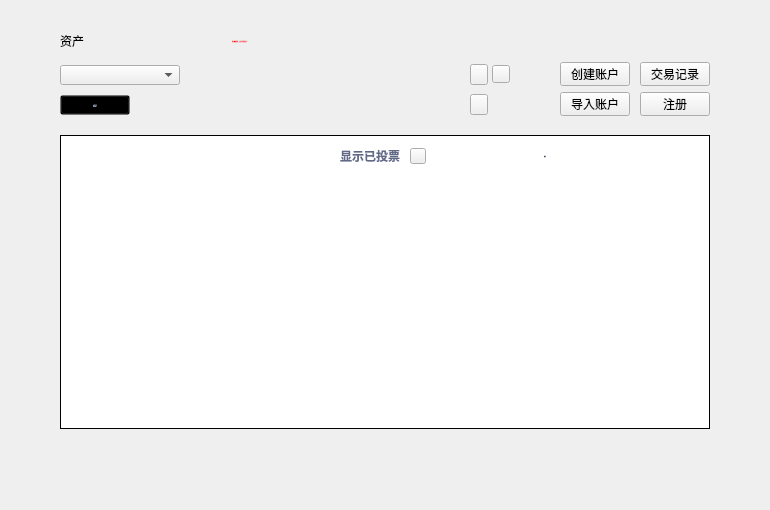
<?xml version="1.0" encoding="UTF-8"?>
<ui version="4.0">
 <class>MainPage</class>
 <widget class="QWidget" name="MainPage">
  <property name="geometry">
   <rect>
    <x>0</x>
    <y>0</y>
    <width>770</width>
    <height>510</height>
   </rect>
  </property>
  <property name="font">
   <font>
    <family>Microsoft YaHei UI Light</family>
    <weight>75</weight>
    <bold>true</bold>
   </font>
  </property>
  <property name="windowTitle">
   <string>Form</string>
  </property>
  <property name="styleSheet">
   <string notr="true"/>
  </property>
  <widget class="QLabel" name="title_label">
   <property name="geometry">
    <rect>
     <x>60</x>
     <y>28</y>
     <width>120</width>
     <height>26</height>
    </rect>
   </property>
   <property name="font">
    <font>
     <family>微软雅黑</family>
     <weight>50</weight>
     <italic>false</italic>
     <bold>false</bold>
    </font>
   </property>
   <property name="styleSheet">
    <string notr="true"/>
   </property>
   <property name="text">
    <string>资产</string>
   </property>
  </widget>
  <widget class="QToolButton" name="addAccountBtn">
   <property name="geometry">
    <rect>
     <x>560</x>
     <y>62</y>
     <width>70</width>
     <height>24</height>
    </rect>
   </property>
   <property name="font">
    <font>
     <family>微软雅黑</family>
     <weight>50</weight>
     <italic>false</italic>
     <bold>false</bold>
    </font>
   </property>
   <property name="cursor">
    <cursorShape>PointingHandCursor</cursorShape>
   </property>
   <property name="focusPolicy">
    <enum>Qt::NoFocus</enum>
   </property>
   <property name="styleSheet">
    <string notr="true"/>
   </property>
   <property name="text">
    <string>创建账户</string>
   </property>
  </widget>
  <widget class="QTableWidget" name="accountTableWidget">
   <property name="geometry">
    <rect>
     <x>60</x>
     <y>135</y>
     <width>650</width>
     <height>294</height>
    </rect>
   </property>
   <property name="cursor" stdset="0">
    <cursorShape>PointingHandCursor</cursorShape>
   </property>
   <property name="layoutDirection">
    <enum>Qt::LeftToRight</enum>
   </property>
   <property name="styleSheet">
    <string notr="true"/>
   </property>
   <property name="frameShape">
    <enum>QFrame::Box</enum>
   </property>
   <property name="frameShadow">
    <enum>QFrame::Plain</enum>
   </property>
   <property name="verticalScrollBarPolicy">
    <enum>Qt::ScrollBarAsNeeded</enum>
   </property>
   <property name="horizontalScrollBarPolicy">
    <enum>Qt::ScrollBarAlwaysOff</enum>
   </property>
   <property name="autoScroll">
    <bool>true</bool>
   </property>
   <property name="editTriggers">
    <set>QAbstractItemView::NoEditTriggers</set>
   </property>
   <property name="selectionMode">
    <enum>QAbstractItemView::NoSelection</enum>
   </property>
   <property name="iconSize">
    <size>
     <width>19</width>
     <height>12</height>
    </size>
   </property>
   <property name="showGrid">
    <bool>true</bool>
   </property>
   <property name="gridStyle">
    <enum>Qt::SolidLine</enum>
   </property>
   <attribute name="horizontalHeaderVisible">
    <bool>false</bool>
   </attribute>
   <attribute name="horizontalHeaderCascadingSectionResizes">
    <bool>false</bool>
   </attribute>
   <attribute name="horizontalHeaderHighlightSections">
    <bool>false</bool>
   </attribute>
   <attribute name="verticalHeaderVisible">
    <bool>false</bool>
   </attribute>
   <attribute name="verticalHeaderHighlightSections">
    <bool>false</bool>
   </attribute>
   <column>
    <property name="text">
     <string>币种</string>
    </property>
    <property name="font">
     <font>
      <family>微软雅黑</family>
     </font>
    </property>
    <property name="textAlignment">
     <set>AlignCenter</set>
    </property>
   </column>
   <column>
    <property name="text">
     <string>余额</string>
    </property>
    <property name="font">
     <font>
      <family>微软雅黑</family>
     </font>
    </property>
    <property name="textAlignment">
     <set>AlignCenter</set>
    </property>
   </column>
   <column>
    <property name="text">
     <string/>
    </property>
   </column>
   <column>
    <property name="text">
     <string/>
    </property>
   </column>
   <column>
    <property name="text">
     <string/>
    </property>
   </column>
   <column>
    <property name="text">
     <string/>
    </property>
   </column>
  </widget>
  <widget class="QToolButton" name="importAccountBtn">
   <property name="geometry">
    <rect>
     <x>560</x>
     <y>92</y>
     <width>70</width>
     <height>24</height>
    </rect>
   </property>
   <property name="font">
    <font>
     <family>微软雅黑</family>
     <weight>50</weight>
     <italic>false</italic>
     <bold>false</bold>
    </font>
   </property>
   <property name="cursor">
    <cursorShape>PointingHandCursor</cursorShape>
   </property>
   <property name="focusPolicy">
    <enum>Qt::NoFocus</enum>
   </property>
   <property name="styleSheet">
    <string notr="true"/>
   </property>
   <property name="text">
    <string>导入账户</string>
   </property>
  </widget>
  <widget class="QToolButton" name="copyBtn">
   <property name="geometry">
    <rect>
     <x>470</x>
     <y>64</y>
     <width>18</width>
     <height>21</height>
    </rect>
   </property>
   <property name="font">
    <font>
     <family>微软雅黑</family>
    </font>
   </property>
   <property name="cursor">
    <cursorShape>PointingHandCursor</cursorShape>
   </property>
   <property name="focusPolicy">
    <enum>Qt::NoFocus</enum>
   </property>
   <property name="text">
    <string/>
   </property>
  </widget>
  <widget class="QComboBox" name="accountComboBox">
   <property name="geometry">
    <rect>
     <x>60</x>
     <y>65</y>
     <width>120</width>
     <height>20</height>
    </rect>
   </property>
   <property name="font">
    <font>
     <family>微软雅黑</family>
     <weight>50</weight>
     <bold>false</bold>
    </font>
   </property>
   <property name="focusPolicy">
    <enum>Qt::NoFocus</enum>
   </property>
   <property name="styleSheet">
    <string notr="true"/>
   </property>
  </widget>
  <widget class="CommonControl::EllipsisLabel" name="addressLabel">
   <property name="geometry">
    <rect>
     <x>190</x>
     <y>65</y>
     <width>270</width>
     <height>20</height>
    </rect>
   </property>
   <property name="font">
    <font>
     <family>微软雅黑</family>
     <pointsize>-1</pointsize>
     <weight>50</weight>
     <italic>false</italic>
     <bold>false</bold>
    </font>
   </property>
   <property name="styleSheet">
    <string notr="true">QLabel{color: rgb(135,144,172);font: 12px &quot;微软雅黑&quot;;}
</string>
   </property>
   <property name="text">
    <string/>
   </property>
   <property name="scaledContents">
    <bool>true</bool>
   </property>
   <property name="alignment">
    <set>Qt::AlignRight|Qt::AlignTrailing|Qt::AlignVCenter</set>
   </property>
   <property name="textInteractionFlags">
    <set>Qt::TextSelectableByMouse</set>
   </property>
  </widget>
  <widget class="QToolButton" name="qrcodeBtn">
   <property name="geometry">
    <rect>
     <x>492</x>
     <y>65</y>
     <width>18</width>
     <height>18</height>
    </rect>
   </property>
   <property name="font">
    <font>
     <family>微软雅黑</family>
    </font>
   </property>
   <property name="cursor">
    <cursorShape>PointingHandCursor</cursorShape>
   </property>
   <property name="focusPolicy">
    <enum>Qt::NoFocus</enum>
   </property>
   <property name="text">
    <string/>
   </property>
  </widget>
  <widget class="QLabel" name="label_op">
   <property name="geometry">
    <rect>
     <x>380</x>
     <y>135</y>
     <width>330</width>
     <height>42</height>
    </rect>
   </property>
   <property name="font">
    <font>
     <family>Microsoft YaHei</family>
     <pointsize>-1</pointsize>
     <weight>75</weight>
     <italic>false</italic>
     <bold>true</bold>
    </font>
   </property>
   <property name="styleSheet">
    <string notr="true">color:rgb(57,68,107);font:bold 12px &quot;Microsoft YaHei&quot;;</string>
   </property>
   <property name="text">
    <string>操作</string>
   </property>
   <property name="alignment">
    <set>Qt::AlignCenter</set>
   </property>
  </widget>
  <widget class="QToolButton" name="allTransactionBtn">
   <property name="geometry">
    <rect>
     <x>640</x>
     <y>62</y>
     <width>70</width>
     <height>24</height>
    </rect>
   </property>
   <property name="font">
    <font>
     <family>微软雅黑</family>
     <weight>50</weight>
     <italic>false</italic>
     <bold>false</bold>
    </font>
   </property>
   <property name="cursor">
    <cursorShape>PointingHandCursor</cursorShape>
   </property>
   <property name="focusPolicy">
    <enum>Qt::NoFocus</enum>
   </property>
   <property name="styleSheet">
    <string notr="true"/>
   </property>
   <property name="text">
    <string>交易记录</string>
   </property>
  </widget>
  <widget class="QPushButton" name="backupBtn">
   <property name="geometry">
    <rect>
     <x>140</x>
     <y>28</y>
     <width>200</width>
     <height>26</height>
    </rect>
   </property>
   <property name="font">
    <font>
     <family>微软雅黑</family>
     <pointsize>-1</pointsize>
     <weight>50</weight>
     <italic>false</italic>
     <bold>false</bold>
    </font>
   </property>
   <property name="cursor">
    <cursorShape>PointingHandCursor</cursorShape>
   </property>
   <property name="styleSheet">
    <string notr="true">color: red;
font: 11px &quot;微软雅黑&quot;;
border:none;
background:transparent;</string>
   </property>
   <property name="text">
    <string>钱包数据更新，点击此处重新备份！</string>
   </property>
   <property name="icon">
    <iconset resource="wallet.qrc">
     <normaloff>:/ui/wallet_ui/redtip.png</normaloff>:/ui/wallet_ui/redtip.png</iconset>
   </property>
   <property name="autoDefault">
    <bool>false</bool>
   </property>
   <property name="default">
    <bool>false</bool>
   </property>
  </widget>
  <widget class="CommonControl::EllipsisLabel" name="pubKeyLabel">
   <property name="geometry">
    <rect>
     <x>140</x>
     <y>95</y>
     <width>320</width>
     <height>20</height>
    </rect>
   </property>
   <property name="font">
    <font>
     <family>微软雅黑</family>
     <pointsize>-1</pointsize>
     <weight>50</weight>
     <italic>false</italic>
     <bold>false</bold>
    </font>
   </property>
   <property name="styleSheet">
    <string notr="true">QLabel{color: rgb(135,144,172);font: 12px &quot;微软雅黑&quot;;}
</string>
   </property>
   <property name="text">
    <string/>
   </property>
   <property name="scaledContents">
    <bool>true</bool>
   </property>
   <property name="alignment">
    <set>Qt::AlignRight|Qt::AlignTrailing|Qt::AlignVCenter</set>
   </property>
   <property name="textInteractionFlags">
    <set>Qt::TextSelectableByMouse</set>
   </property>
  </widget>
  <widget class="QToolButton" name="copyBtn2">
   <property name="geometry">
    <rect>
     <x>470</x>
     <y>94</y>
     <width>18</width>
     <height>21</height>
    </rect>
   </property>
   <property name="font">
    <font>
     <family>微软雅黑</family>
    </font>
   </property>
   <property name="cursor">
    <cursorShape>PointingHandCursor</cursorShape>
   </property>
   <property name="focusPolicy">
    <enum>Qt::NoFocus</enum>
   </property>
   <property name="text">
    <string/>
   </property>
  </widget>
  <widget class="QToolButton" name="registerBtn">
   <property name="geometry">
    <rect>
     <x>640</x>
     <y>92</y>
     <width>70</width>
     <height>24</height>
    </rect>
   </property>
   <property name="font">
    <font>
     <family>微软雅黑</family>
     <weight>50</weight>
     <italic>false</italic>
     <bold>false</bold>
    </font>
   </property>
   <property name="cursor">
    <cursorShape>PointingHandCursor</cursorShape>
   </property>
   <property name="focusPolicy">
    <enum>Qt::NoFocus</enum>
   </property>
   <property name="styleSheet">
    <string notr="true"/>
   </property>
   <property name="text">
    <string>注册</string>
   </property>
  </widget>
  <widget class="QToolButton" name="pubkeyBtn">
   <property name="geometry">
    <rect>
     <x>60</x>
     <y>95</y>
     <width>70</width>
     <height>20</height>
    </rect>
   </property>
   <property name="font">
    <font>
     <family>微软雅黑</family>
     <pointsize>-1</pointsize>
     <weight>50</weight>
     <italic>false</italic>
     <bold>false</bold>
     <underline>true</underline>
    </font>
   </property>
   <property name="cursor">
    <cursorShape>PointingHandCursor</cursorShape>
   </property>
   <property name="focusPolicy">
    <enum>Qt::NoFocus</enum>
   </property>
   <property name="styleSheet">
    <string notr="true">background:transparent;
color: rgb(135,144,172);
font: 12px &quot;微软雅黑&quot;;
text-decoration: underline;</string>
   </property>
   <property name="text">
    <string>查看公钥</string>
   </property>
  </widget>
  <widget class="QToolButton" name="showVotedBtn">
   <property name="geometry">
    <rect>
     <x>410</x>
     <y>148</y>
     <width>16</width>
     <height>16</height>
    </rect>
   </property>
   <property name="font">
    <font>
     <family>微软雅黑</family>
    </font>
   </property>
   <property name="cursor">
    <cursorShape>PointingHandCursor</cursorShape>
   </property>
   <property name="focusPolicy">
    <enum>Qt::NoFocus</enum>
   </property>
   <property name="styleSheet">
    <string notr="true"/>
   </property>
   <property name="text">
    <string/>
   </property>
   <property name="toolButtonStyle">
    <enum>Qt::ToolButtonTextBesideIcon</enum>
   </property>
  </widget>
  <widget class="QLabel" name="label">
   <property name="geometry">
    <rect>
     <x>340</x>
     <y>146</y>
     <width>70</width>
     <height>20</height>
    </rect>
   </property>
   <property name="styleSheet">
    <string notr="true">color:rgb(57,68,107,204);font:11px &quot;Microsoft YaHei&quot;;</string>
   </property>
   <property name="text">
    <string>显示已投票</string>
   </property>
  </widget>
  <zorder>title_label</zorder>
  <zorder>addressLabel</zorder>
  <zorder>addAccountBtn</zorder>
  <zorder>accountTableWidget</zorder>
  <zorder>importAccountBtn</zorder>
  <zorder>copyBtn</zorder>
  <zorder>accountComboBox</zorder>
  <zorder>qrcodeBtn</zorder>
  <zorder>label_op</zorder>
  <zorder>allTransactionBtn</zorder>
  <zorder>backupBtn</zorder>
  <zorder>pubKeyLabel</zorder>
  <zorder>copyBtn2</zorder>
  <zorder>registerBtn</zorder>
  <zorder>pubkeyBtn</zorder>
  <zorder>label</zorder>
  <zorder>showVotedBtn</zorder>
 </widget>
 <customwidgets>
  <customwidget>
   <class>CommonControl::EllipsisLabel</class>
   <extends>QLabel</extends>
   <header>control/CommonControl.h</header>
  </customwidget>
 </customwidgets>
 <resources>
  <include location="wallet.qrc"/>
 </resources>
 <connections/>
</ui>
